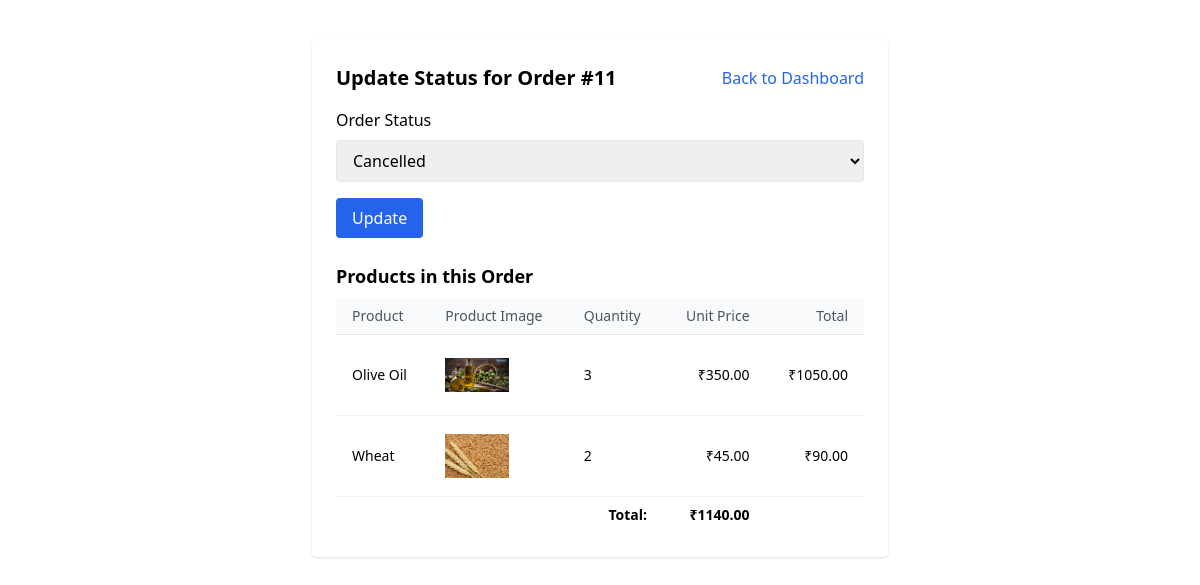
Page /adminn/orders/update/11/ (signed in) on the committed database.
### app/models.py (models this page shows, shortened)
class Order(models.Model):
    customer = models.ForeignKey(Customer, on_delete=models.CASCADE)
    created_at = models.DateTimeField(auto_now_add=True)
    status = models.CharField(
        max_length=50,
        choices=OrderStatus.choices,
        default=OrderStatus.PROCESSING
    )
    def get_total_price(self):
        return sum(item.get_total_price() for item in self.items.all())

class OrderItem(models.Model):
    order = models.ForeignKey(Order, on_delete=models.CASCADE, related_name='items')
    product = models.ForeignKey(Product, on_delete=models.CASCADE)
    quantity = models.PositiveIntegerField(default=1)
    price_at_order = models.DecimalField(max_digits=10, decimal_places=2)
    def get_total_price(self):
        return self.quantity * self.price_at_order

class Product(models.Model):
    p_name = models.CharField(max_length=200)
    p_description = models.TextField()
    category = models.ForeignKey(Category, on_delete=models.CASCADE)  # Better to rename this to 'category'
    p_price = models.DecimalField(max_digits=10, decimal_places=2)  # Recommended field for price
    p_stock = models.PositiveIntegerField(default=0)  # Optional: stock quantity
    p_image = models.ImageField(upload_to='products/', blank=True, null=True)

### app/views.py (the view, shortened to what this page needs)
# urls.py: path('adminn/orders/update/<int:order_id>/', views.update_order_status, name='update_order_status'),
@login_required(login_url='admin_login')
def update_order_status(request, order_id):
    order = get_object_or_404(Order, id=order_id)
    order_items = order.items.select_related('product').all()
    return render(request, 'admin/update_order_status.html', {
        'order': order,
        'order_items': order_items,
        'status_choices': OrderStatus.choices,
    })

### templates/admin/update_order_status.html (shortened to what this page needs)
<!DOCTYPE html>
<html lang="en">
<head>
    <script src="https://cdn.tailwindcss.com"></script>
</head>
<body>
    <div class="max-w-xl mx-auto my-10 bg-white shadow rounded p-6">
        <div class="flex mb-4 items-center justify-between">
            <h1 class="text-xl font-bold ">Update Status for Order #{{ order.id }}</h1>
            <a href="{% url 'admin_dashboard' %}" class="text-blue-600 hover:underline">Back to Dashboard</a>
        </div>
        <form method="post">
            <label for="status" class="block font-medium mb-2">Order Status</label>
            <select name="status" id="status" class="w-full border rounded px-3 py-2 mb-4">
                {% for value, label in status_choices %}
                    <option value="{{ value }}" {% if value == order.status %}selected{% endif %}>{{ label }}</option>
                {% endfor %}
            </select>
            <button type="submit" class="bg-blue-600 text-white px-4 py-2 rounded hover:bg-blue-700">Update</button>
        </form>
        <h2 class="text-lg font-semibold mt-6 mb-2">Products in this Order</h2>
        <table class="min-w-full divide-y divide-gray-200 text-sm">
            <thead class="bg-gray-50">
                <tr>
                    <th class="px-4 py-2 text-left text-gray-600 font-medium">Product</th>
                    <th class="px-4 py-2 text-left text-gray-600 font-medium">Product Image</th>
                    <th class="px-4 py-2 text-left text-gray-600 font-medium">Quantity</th>
                    <th class="px-4 py-2 text-right text-gray-600 font-medium">Unit Price</th>
                    <th class="px-4 py-2 text-right text-gray-600 font-medium">Total</th>
                </tr>
            </thead>
            <tbody class="divide-y divide-gray-100 bg-white">
                {% for item in order_items %}
                <tr>
                    <td class="px-4 py-2">{{ item.product.p_name }}</td>
                    <td class="px-4 py-2"><img src="{{item.product.p_image.url}}" class="size-16 object-contain" alt=""></td>
                    <td class="px-4 py-2">{{ item.quantity }}</td>
                    <td class="px-4 py-2 text-right">₹{{ item.price_at_order }}</td>
                    <td class="px-4 py-2 text-right">₹{{ item.get_total_price }}</td>
                </tr>
                {% endfor %}
                <tr>
                    <td colspan="3" class="px-4 py-2 text-right font-semibold">Total:</td>
                    <td class="px-4 py-2 text-right font-bold">₹{{ order.get_total_price }}</td>
                </tr>
            </tbody>
        </table>
    </div>
</body>
</html>

### rows in the picture
Order: id "11", status "Cancelled", get_total_price "1140.00"
OrderItem: product.p_name "Olive Oil", product.p_image (picture), quantity "3", price_at_order "350.00", get_total_price "1050.00"
OrderItem: product.p_name "Wheat", product.p_image (picture), quantity "2", price_at_order "45.00", get_total_price "90.00"
